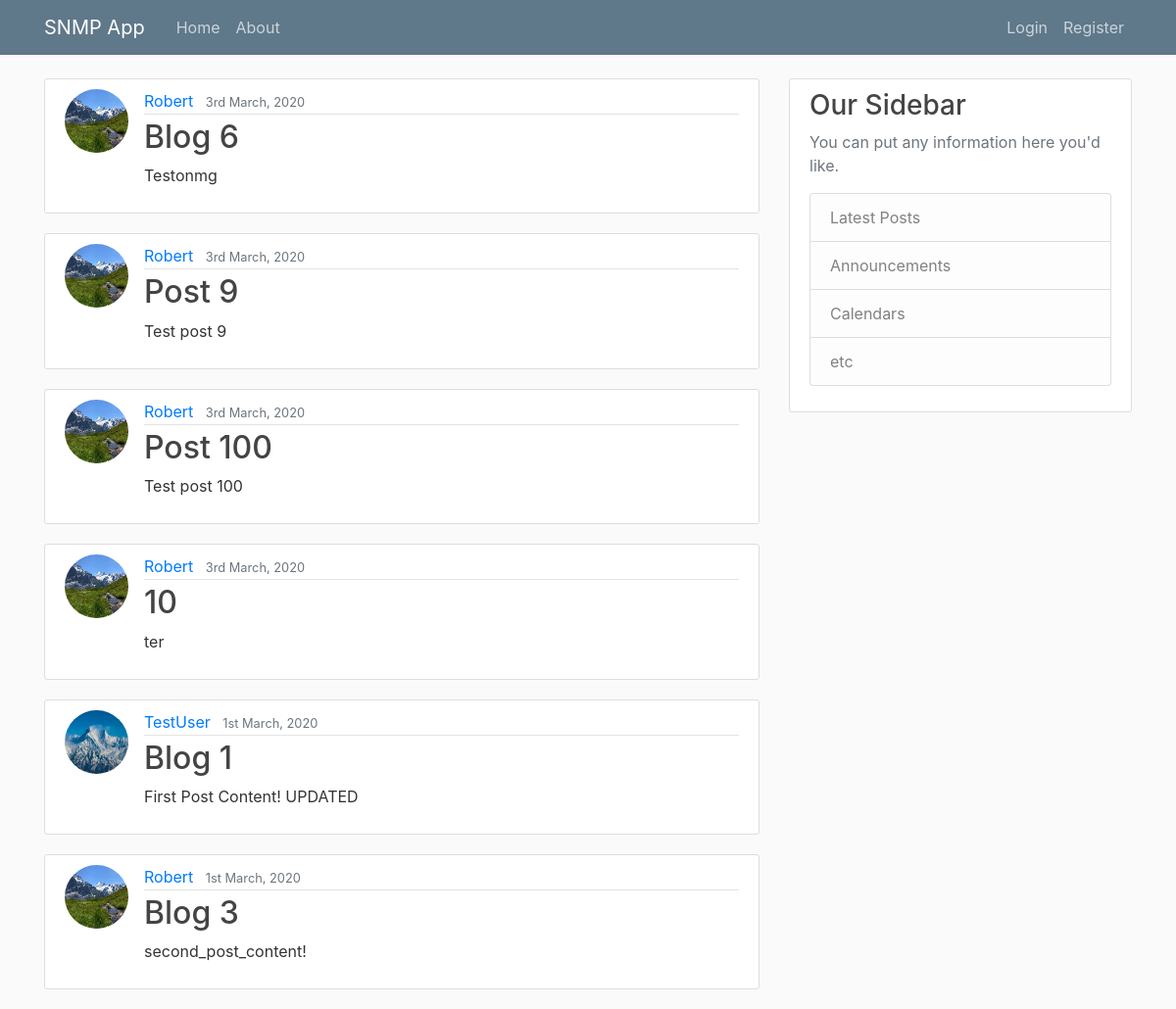
The page / on the database its author committed.
### snmp_app/models.py (models this page shows, shortened)
class Post(models.Model):
    title = models.CharField(max_length=100)
    content = models.TextField()
    date_posted = models.DateField(default=timezone.now)
    author = models.ForeignKey(User, on_delete=models.CASCADE)

### users/models.py (models this page shows, shortened)
class Profile(models.Model):
    user = models.OneToOneField(User, on_delete=models.CASCADE)
    image = models.ImageField(default='default.jpeg', upload_to='profile_pics')

### snmp_app/views.py (the view)
# urls.py: path('', PostListView.as_view(), name='snmp_home'),
class PostListView(ListView):
    model = Post
    template_name = 'snmp_app/home.html' # <app>/<model>_<viewtype>.html
    context_object_name = 'posts'
    ordering = ['-date_posted']

### snmp_app/templates/snmp_app/home.html
{% extends "snmp_app/base.html"%}
{% block content %}
  {% for post in posts %}
      <article class="media content-section">
        <img class="rounded-circle article-img"src="{{ post.author.profile.image.url }}" alt="">
        <div class="media-body">
          <div class="article-metadata">
            <a class="mr-2" href="#">{{ post.author }}</a>
            <small class="text-muted">{{ post.date_posted|date:"jS F, Y" }}</small>
          </div>
          <h2><a class="article-title" href="{% url 'post_detail' post.id %}">{{ post.title }}</a></h2>
          <p class="article-content">{{ post.content }}</p>
        </div>
      </article>
  {% endfor %}
{% endblock content%}

### snmp_app/templates/snmp_app/base.html (shortened to what this page needs)
{% load static %}
<!DOCTYPE html>
<html lang="en" dir="ltr">
<head>
      <link rel="stylesheet" href="https://stackpath.bootstrapcdn.com/bootstrap/4.4.1/css/bootstrap.min.css">
      <link rel="stylesheet" type="text/css" href="{% static 'snmp_app/main.css' %}">
</head>
<body>
  <header class="site-header">
    <nav class="navbar navbar-expand-md navbar-dark bg-steel fixed-top">
      <div class="container">
        <a class="navbar-brand mr-4" href="{% url 'snmp_home' %}">SNMP App</a>
        <div class="collapse navbar-collapse" id="navbarToggle">
          <div class="navbar-nav mr-auto">
            <a class="nav-item nav-link" href="{% url 'snmp_home' %}">Home</a>
            <a class="nav-item nav-link" href="{% url 'snmp_about' %}">About</a>
          </div>
          <div class="navbar-nav">
            {% if user.is_authenticated %}
              <a class="nav-item nav-link" href="{% url 'post_create' %}">New Post</a>
              <a class="nav-item nav-link" href="{% url 'profile' %}">Profile</a>
              <a class="nav-item nav-link" href="{% url 'logout' %}">Logout</a>
            {% else %}
              <a class="nav-item nav-link" href="{% url 'login' %}">Login</a>
              <a class="nav-item nav-link" href="{% url 'register' %}">Register</a>
            {% endif %}
          </div>
        </div>
      </div>
    </nav>
  </header>
      <main role="main" class="container">
        <div class="row">
          <div class="col-md-8">
            {% block content %}{% endblock %}
          </div>
          <div class="col-md-4">
            <div class="content-section">
              <h3>Our Sidebar</h3>
              <p class='text-muted'>You can put any information here you'd like.
                <ul class="list-group">
                  <li class="list-group-item list-group-item-light">Latest Posts</li>
                  <li class="list-group-item list-group-item-light">Announcements</li>
                  <li class="list-group-item list-group-item-light">Calendars</li>
                  <li class="list-group-item list-group-item-light">etc</li>
                </ul>
              </p>
            </div>
          </div>
        </div>
      </main>
</body>
</html>

### snmp_app/static/snmp_app/main.css (style rules this page uses)
body { background: #fafafa; color: #333333; margin-top: 5rem; }
h1, h2, h3, h4, h5, h6 { color: #444444; }
ul { margin: 0; }
.bg-steel { background-color: #5f788a; }
.site-header .navbar-nav .nav-link { color: #cbd5db; }
.content-section { background: #ffffff; padding: 10px 20px; border: 1px solid #dddddd; border-radius: 3px; margin-bottom: 20px; }
.article-title { color: #444444; }
.article-content { white-space: pre-line; }
.article-img { height: 65px; width: 65px; margin-right: 16px; }
.article-metadata { padding-bottom: 1px; margin-bottom: 4px; border-bottom: 1px solid #e3e3e3 }

### rows shown on the page
Post: author.profile.image (picture), author "Robert", date_posted "3rd March, 2020", title "Blog 6", content "Testonmg"
Post: author.profile.image (picture), author "Robert", date_posted "3rd March, 2020", title "Post 9", content "Test post 9"
Post: author.profile.image (picture), author "Robert", date_posted "3rd March, 2020", title "Post 100", content "Test post 100"
Post: author.profile.image (picture), author "Robert", date_posted "3rd March, 2020", title "10", content "ter"
Post: author.profile.image (placeholder picture), author "TestUser", date_posted "1st March, 2020", title "Blog 1", content "First Post Content! UPDATED"
Post: author.profile.image (picture), author "Robert", date_posted "1st March, 2020", title "Blog 3", content "second_post_content!"
